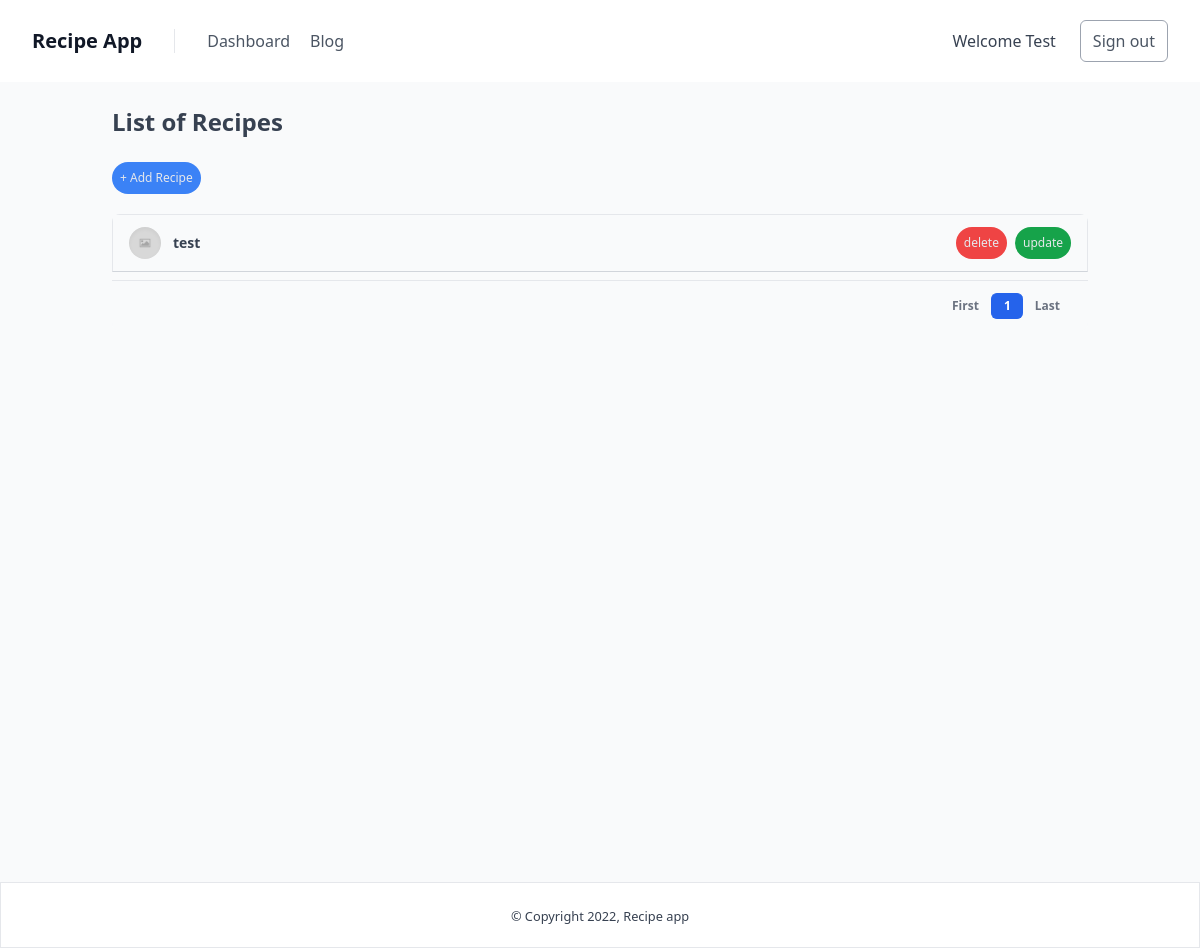
The app's page /dashboard/ (signed in), older data.
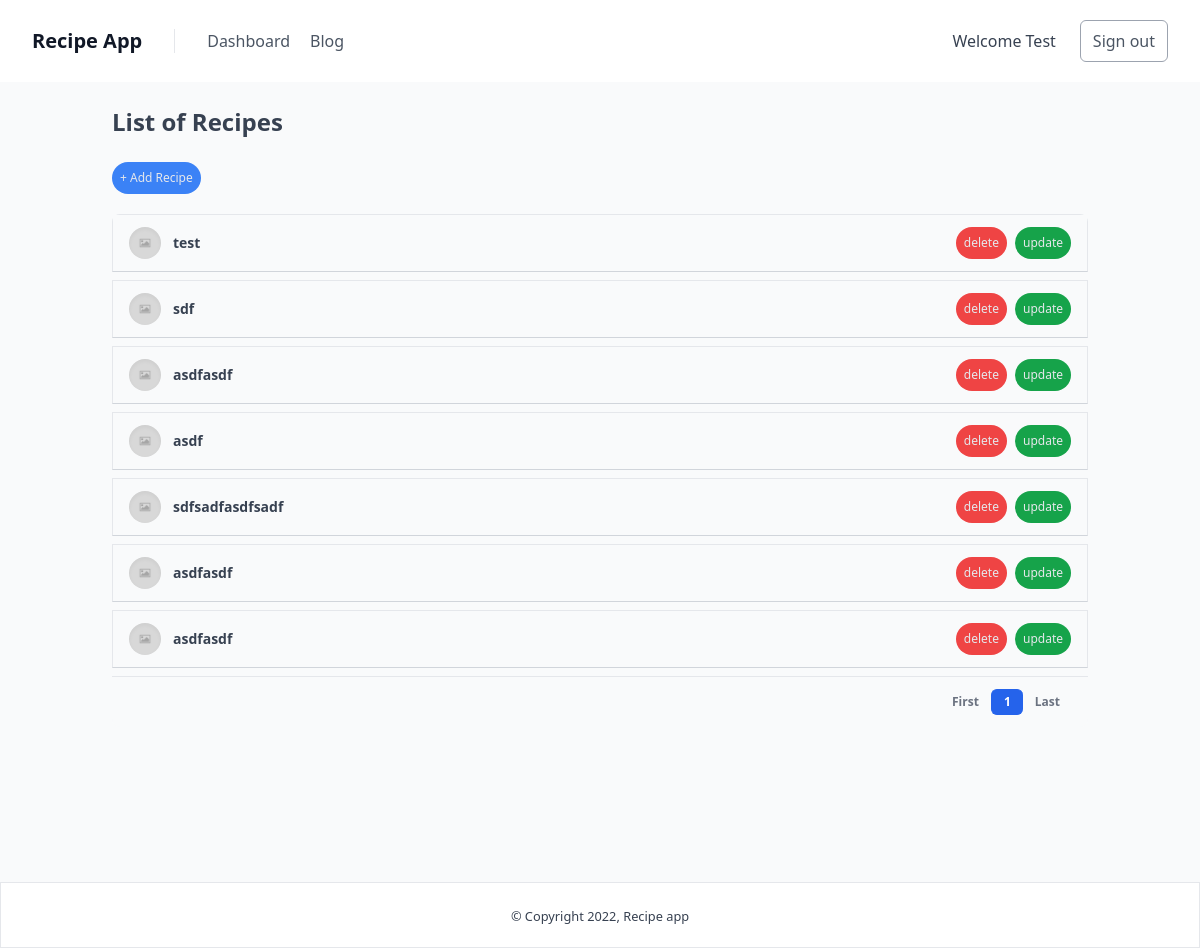
The same page, newer data.
### recipe/models.py (models this page shows, shortened)
class Recipe(models.Model):
    author = models.ForeignKey(settings.AUTH_USER_MODEL, related_name='author', on_delete=models.CASCADE)
    name = models.CharField(max_length=255)
    image = models.ImageField(upload_to='uploads/', null=True, blank=True)
    directions = models.TextField()
    updated = models.DateTimeField(auto_now_add=True)
    created = models.DateTimeField(auto_now=True)
    @property
    def get_image(self):
        if not self.image:
            return '/media/uploads/placeholder-image.png'
        return self.image.url

### recipe/views.py (the view)
# urls.py: path('dashboard/', views.DashboardView.as_view(), name='dashboard'),
class DashboardView(LoginRequiredMixin, ListView):
    def get_queryset(self):
        return Recipe.objects.filter(author=self.request.user)
    model = Recipe
    template_name = "dashboard.html"
    paginate_by = 10
    context_object_name = 'recipes'
    ordering = ['-created']

### account/models.py (called while the page is built)
    def __str__(self):
        return self.username

### templates/dashboard.html (shortened to what the changed rows need)
{% extends 'base.html' %}
{% block content %}
    <div
      class="flex h-screen bg-gray-50"
    >
      <div class="flex flex-col flex-1 w-full">
        <main class="h-full overflow-y-auto">
          <div class="container grid px-6 mx-auto">
            <h2
              class="my-6 text-2xl font-semibold text-gray-700"
            >
              List of Recipes
            </h2>
            <div class="w-full overflow-hidden rounded-lg shadow-xs">
              <div class="w-full overflow-x-auto">
                <div>
                    {% for recipe in recipes %}
                    <div class="text-gray-700 mb-2">
                        <div class="px-4 py-3 flex items-center justify-between border border-b-gray-300">
                            <div class="flex items-center text-sm">
                                <div
                                    class="relative hidden w-8 h-8 mr-3 rounded-full md:block"
                                >
                                    <img
                                    class="object-cover w-full h-full rounded-full"
                                    src="{{ recipe.get_image }}"
                                    alt=""
                                    loading="lazy"
                                    />
                                    <div
                                    class="absolute inset-0 rounded-full shadow-inner"
                                    aria-hidden="true"
                                    ></div>
                                </div>
                                <div>
                                    <a href="{% url 'detail' recipe.id %}" hx-boost="true" hx-indicator="#my-indicator">
                                        <p class="font-semibold">{{recipe.name}}</p>
                                    </a>
                                </div>
                            </div>
                            <div class="flex gap-2 items-center">
                                <form action="{% url 'recipe-delete' recipe.id %}" method="post" hx-boost="true" hx-confirm="Are you sure you want to delete this recipe?" hx-indicator="#my-indicator">
                                  <button type="submit" class="text-xs rounded-full bg-red-500 py-2 px-2 text-gray-200">delete</button>
                                </form>
                                <a href="{% url 'recipe-update' recipe.id %}" hx-boost="true", hx-indicator="#my-indicator">
                                  <button class="text-xs rounded-full bg-green-600 py-2 px-2 text-gray-200">update</button>
                                </a>
                            </div>
                        </div>
                    </div>
                    {%endfor%}
                </div>
              </div>
              <div
                class="grid px-4 py-3 text-xs font-semibold tracking-wide text-gray-500 uppercase border-t  bg-gray-50 sm:grid-cols-9"
              >
      <span class="flex col-span-4 mt-2 sm:mt-auto sm:justify-end">
        <nav aria-label="Table navigation">
          <ul class="inline-flex items-center">
            {% for num in page_obj.paginator.page_range %}
            {% if page_obj.number == num %}
            <li>
              <a href="?page={{ num }}">
                <button
                  class="px-3 py-1 text-white transition-colors duration-150 bg-blue-600 border border-r-0 border-blue-600 rounded-md focus:outline-none focus:shadow-outline-blue"
                >
                  {{ num }}
                </button>
              </a>
            </li>
            {% endif %}
            {% endfor %}
          </ul>
        </nav>
      </span>
              </div>
            </div>
        </main>
      </div>
    </div>
  </body>
</html>
{% endblock  %}

Row changes from the older to the newer data that the page shows:
added Recipe: name "sdf"
added Recipe: name "asdfasdf"
added Recipe: name "asdf"
added Recipe: name "sdfsadfasdfsadf"
added Recipe: name "asdfasdf"
added Recipe: name "asdfasdf"
